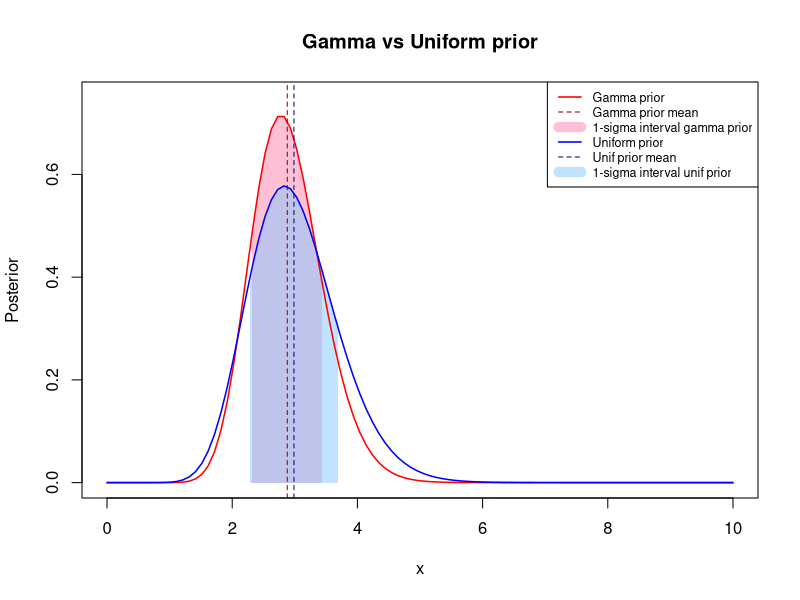
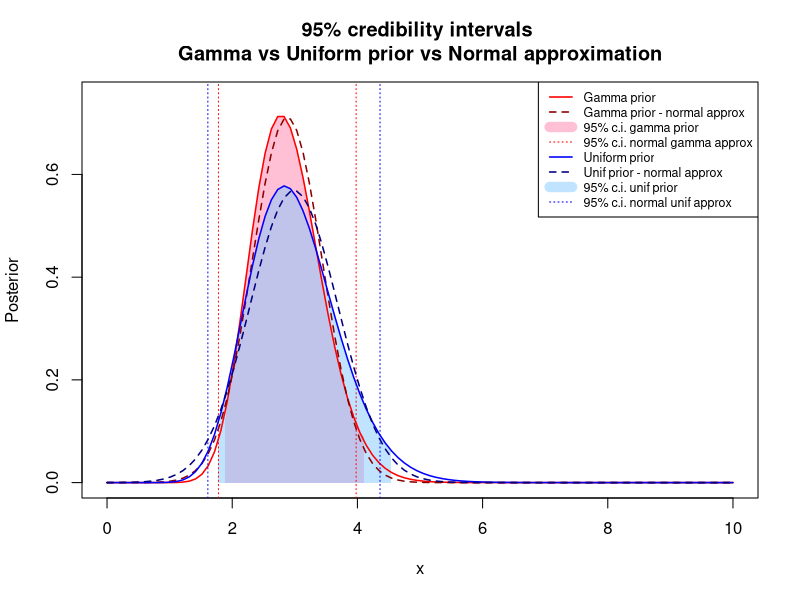
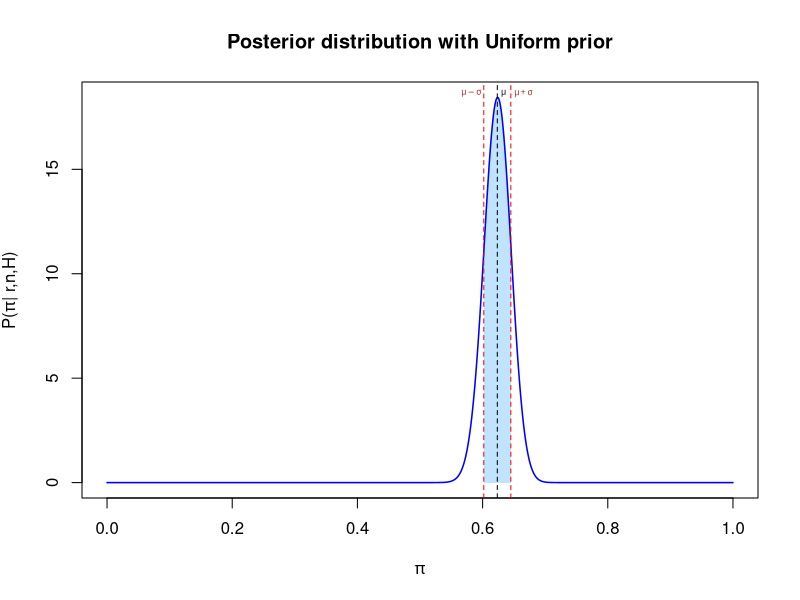
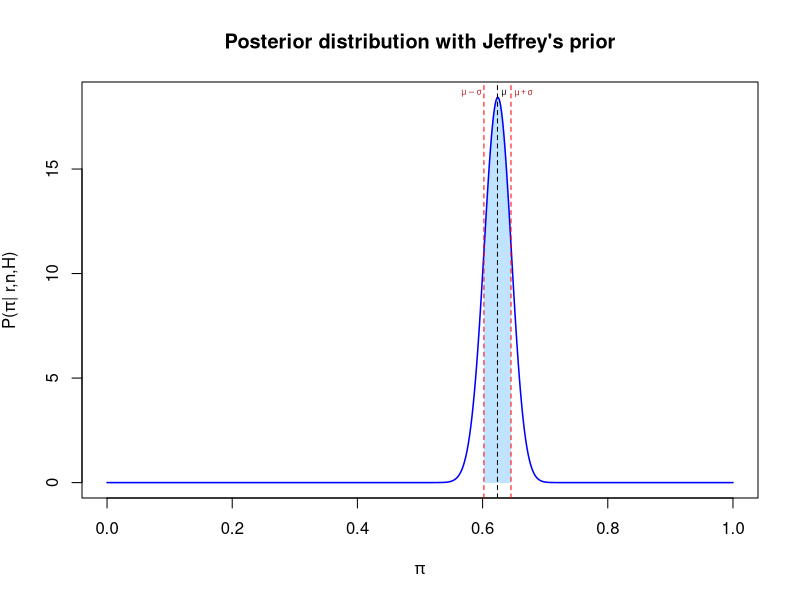
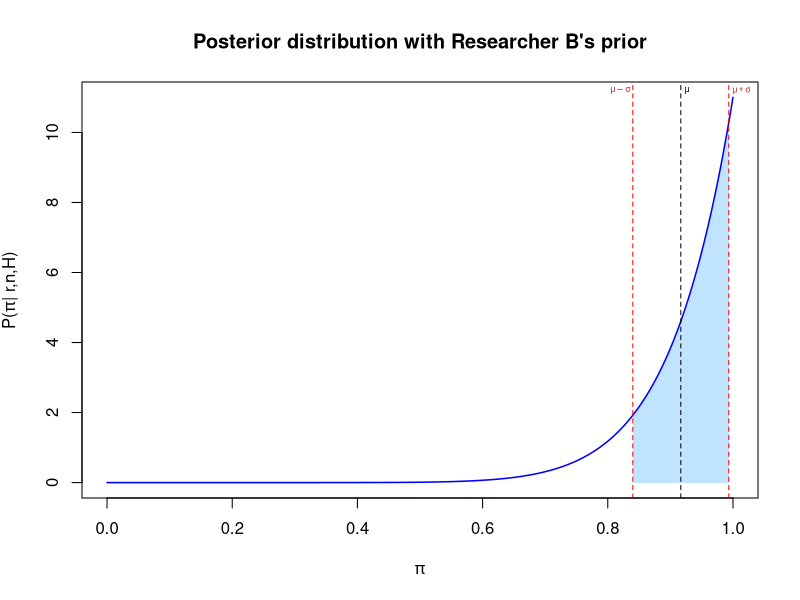
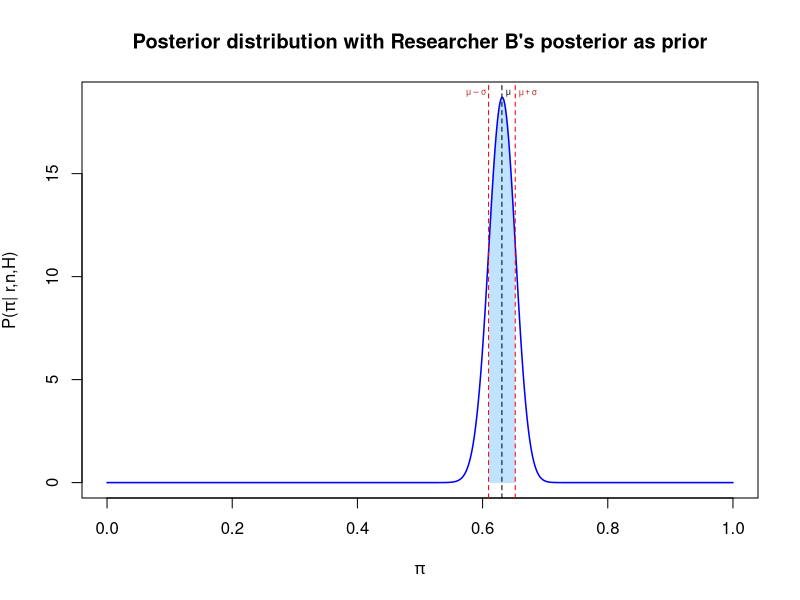
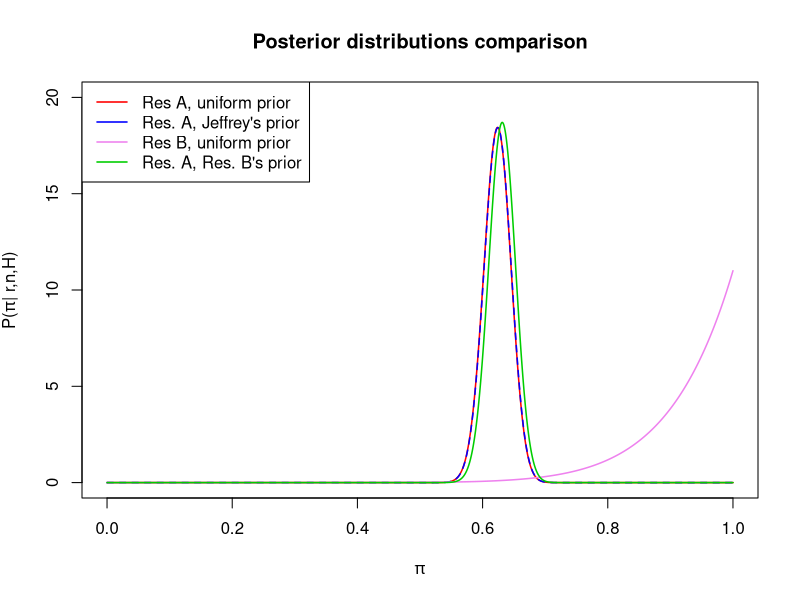
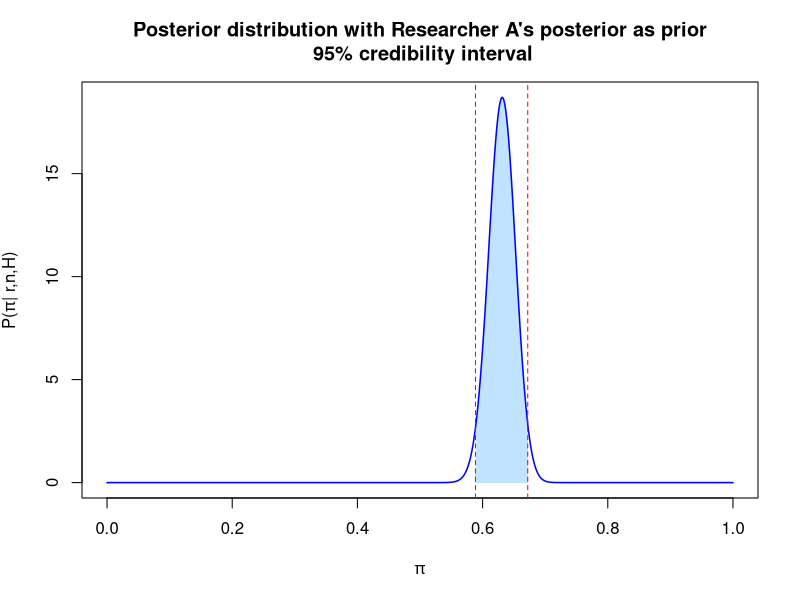

Reproduce these figures in R, in order.
## ---- chunk 1
knitr::opts_chunk$set(echo = TRUE)
## ---- chunk 2
y_i <- c(4, 1, 3, 1, 5, 3)
alpha_u <- sum(y_i) + 1
lambda_u <- length(y_i)

x <- seq(0, 10, length.out = 100)
y_u <- dgamma(x, shape = alpha_u, rate = lambda_u)
data_u <- data.frame(x = x, y = y_u)
## ---- chunk 3
# Define shape and rate parameters
shape <- alpha_u
rate <- lambda_u

# I calculate the median of the Gamma distribution with a quantile function
median_unif <- qgamma(0.5, shape = shape, rate = rate)
# and the mean and variance with a numerical simulation
set.seed(123)
samples <- rgamma(10000, shape, rate)

mean_unif <- mean(samples)
variance_unif <- var(samples)

cat("Estimated Mean:", mean_unif, "\n")
cat("Estimated Variance:", variance_unif, "\n")
cat("Estimated Median:", median_unif, "\n")

## ---- chunk 4
y_i <- c(4, 1, 3, 1, 5, 3)
mu <- 3
sigma <- 1
alpha_g <- mu^2/sigma^2 + sum(y_i)
lambda_g <- mu/sigma^2 + length(y_i)

y_g <- dgamma(x, shape = alpha_g, rate = lambda_g)
data_g <- data.frame(x = x, y = y_g)
## ---- chunk 5
# Define shape and rate parameters
shape <- alpha_g
rate <- lambda_g

# I calculate the median of the Gamma distribution with a quantile function
median_gamma <- qgamma(0.5, shape = shape, rate = rate)
# and the mean and variance with a numerical simulation
set.seed(123)
samples <- rgamma(10000, shape, rate)

mean_gamma <- mean(samples)
variance_gamma <- var(samples)

cat("Estimated Mean:", mean_gamma, "\n")
cat("Estimated Variance:", variance_gamma, "\n")
cat("Estimated Median:", median_gamma, "\n")

## ---- chunk 6
plot(data_g$x, data_g$y, type = "l", main='Gamma vs Uniform prior', ylim=c(0, 0.75), xlim=c(0, 10), lty=1, lwd=1.5, col='white', xlab='x', ylab='Posterior')

x_red_g <- data_g$x[data_g$x >= mean_gamma - sqrt(variance_gamma) & data_g$x <= mean_gamma + sqrt(variance_gamma)]
y_red_g <- data_g$y[data_g$x >= mean_gamma - sqrt(variance_gamma) & data_g$x <= mean_gamma + sqrt(variance_gamma)]
polygon(c(mean_gamma - sqrt(variance_gamma), mean_gamma - sqrt(variance_gamma), x_red_g, mean_gamma + sqrt(variance_gamma), mean_gamma + sqrt(variance_gamma)), c(0, 0.12, y_red_g, 0.09, 0), col = rgb(255/255, 130/255, 171/255, 0.5), border = NA)

x_red_u <- data_u$x[data_u$x >= mean_unif - sqrt(variance_unif) & data_u$x <= mean_unif + sqrt(variance_unif)]
y_red_u <- data_u$y[data_u$x >= mean_unif - sqrt(variance_unif) & data_u$x <= mean_unif + sqrt(variance_unif)]
polygon(c(mean_unif - sqrt(variance_unif), mean_unif - sqrt(variance_unif), x_red_u, mean_unif + sqrt(variance_unif), mean_unif + sqrt(variance_unif)), c(0, 0.38, y_red_u, 0.3, 0), col = rgb(130/255, 200/255, 255/255, 0.5), border = NA)


lines(data_g$x, data_g$y, lty=1, lwd=1.5, col='red')
abline(v=mean_gamma, col='darkred', lwd=1, lty=2)
lines(data_u$x, data_u$y, col='blue', lwd=1.5, lty=1)
abline(v=mean_unif, col='navy', lwd=1, lty=2)

leg.colors <- c('red', 'darkred', rgb(255/255, 130/255, 171/255, 0.5), 'blue', 'navy', rgb(130/255, 200/255, 255/255, 0.5))
leg.labels <- c('Gamma prior', 'Gamma prior mean', '1-sigma interval gamma prior', 'Uniform prior', 'Unif prior mean', '1-sigma interval unif prior')
leg.ltypes <- c(1, 2, 1, 1, 2, 1)
leg.lwidths <- c(1.5, 1, 10, 1.5, 1, 10)
legend("topright", legend=leg.labels, lty=leg.ltypes, col=leg.colors, lwd=leg.lwidths, cex=0.75)

## ---- chunk 7
cf <- 0.975

y_ng <- dnorm(x, mean_gamma, sqrt(variance_gamma))
data_ng <- data.frame(x = x, y = y_ng, group='normal from gamma')

y_nu <- dnorm(x, mean_unif, sqrt(variance_unif))
data_nu <- data.frame(x = x, y = y_nu, group='normal from unif')

cf_g <- qgamma(c(1-cf, cf), alpha_g, lambda_g)
cf_u <- qgamma(c(1-cf, cf), alpha_u, lambda_u)
cf_ng <- qnorm(c(1-cf, cf), mean = mean_gamma, sd = sqrt(variance_gamma))
cf_nu <- qnorm(c(1-cf, cf), mean = mean_unif, sd = sqrt(variance_unif))

cat("95% CREDIBILITY INTERVALS\n")
cat("Gamma distribution - uniform prior case: [", cf_u[1], ",", cf_u[2], "]\n")
cat("Normal distribution - uniform prior case: [", cf_nu[1], ",", cf_nu[2], "]\n")
cat("Gamma distribution - gamma prior case: [", cf_g[1], ",", cf_g[2], "]\n")
cat("Normal distribution - gamma prior case: [", cf_ng[1], ",", cf_ng[2], "]\n")


plot(data_g$x, data_g$y, type = "l", main='95% credibility intervals \nGamma vs Uniform prior vs Normal approximation', ylim=c(0, 0.75), xlim=c(0, 10), lty=1, lwd=1.5, col='white', xlab='x', ylab='Posterior')

x_red_g <- data_g$x[data_g$x >= cf_g[1] & data_g$x <= cf_g[2]]
y_red_g <- data_g$y[data_g$x >= cf_g[1] & data_g$x <= cf_g[2]]
polygon(c(cf_g[1], cf_g[1], x_red_g, cf_g[2], cf_g[2]), c(0, 0.12, y_red_g, 0.09, 0), col = rgb(255/255, 130/255, 171/255, 0.5), border = NA)

x_red_u <- data_u$x[data_u$x >= cf_u[1] & data_u$x <= cf_u[2]]
y_red_u <- data_u$y[data_u$x >= cf_u[1] & data_u$x <= cf_u[2]]
polygon(c(cf_u[1], cf_u[1], x_red_u, cf_u[2], cf_u[2]), c(0, 0.08, y_red_u, 0.06, 0), col = rgb(130/255, 200/255, 255/255, 0.5), border = NA)


lines(data_g$x, data_g$y, lty=1, lwd=1.5, col='red')
lines(data_ng$x, data_ng$y, lty=2, lwd=1.5, col='darkred')
abline(v=c(cf_ng[1], cf_ng[2]), col='red', lwd=1, lty=3)
lines(data_u$x, data_u$y, col='blue', lwd=1.5, lty=1)
lines(data_nu$x, data_nu$y, lty=2, lwd=1.5, col='navy')
abline(v=c(cf_nu[1], cf_nu[2]), col='blue', lwd=1, lty=3)

leg.colors <- c('red', 'darkred', rgb(255/255, 130/255, 171/255, 0.5), 'red', 'blue', 'navy', rgb(130/255, 200/255, 255/255, 0.5), 'blue')
leg.labels <- c('Gamma prior', 'Gamma prior - normal approx', '95% c.i. gamma prior', '95% c.i. normal gamma approx', 'Uniform prior', 'Unif prior - normal approx', '95% c.i. unif prior', '95% c.i. normal unif approx')
leg.ltypes <- c(1, 2, 1, 3, 1, 2, 1, 3)
leg.lwidths <- c(1.5, 1.5, 10, 1, 1.5, 1.5, 10, 1)
legend("topright", legend=leg.labels, lty=leg.ltypes, col=leg.colors, lwd=leg.lwidths, cex=0.75)

## ---- chunk 8
n <- 500
r <- 312
n.sample <- 2000

plot_dist <- function(dist_function) {
  
  p <- seq(0, 1, 1/n.sample)
  posterior <- lapply(p, dist_function)
  
  y_values <- sapply(posterior, function(p) p$y)
  p.mean <- posterior[[1]]$mean
  p.variance <- posterior[[1]]$var
  
  p_red <- p[p >= p.mean - sqrt(p.variance) & p <= p.mean + sqrt(p.variance)]
  y_red <- y_values[p >= p.mean - sqrt(p.variance) & p <= p.mean + sqrt(p.variance)]
  
  plot(p, p, col='white', xlim=c(0,1), ylim=c(0, max(y_values)), xlab=expression(pi), ylab=expression(paste('P(', pi, '| r,n,H)')))
  polygon(c(p.mean - sqrt(p.variance), p.mean - sqrt(p.variance), p_red, p.mean + sqrt(p.variance), p.mean + sqrt(p.variance)), c(0, 0.38, y_red, 0.3, 0), col = rgb(130/255, 200/255, 255/255, 0.5), border = NA)
  
  lines(p, y_values, lwd=1.5, col='blue')
  
  abline(v=p.mean, lty=2)
  text(x = p.mean + 0.01, y = max(y_values) + 0.2, labels = expression(mu), col = "black", cex = 0.5)
  
  abline(v=p.mean - sqrt(p.variance) , lty=2, col='red')
  abline(v=p.mean + sqrt(p.variance) , lty=2, col='red')
  text(x = p.mean - sqrt(p.variance) - 0.02, y = max(y_values) + 0.2, labels = expression(mu - sigma), col = "firebrick", cex = 0.5)
  text(x = p.mean + sqrt(p.variance) + 0.02, y = max(y_values) + 0.2, labels = expression(mu + sigma), col = "firebrick", cex = 0.5)
}

## ---- chunk 9

unif_posterior <- function(p){
  alpha <- r+1
  beta <- n-r+1
  return(list(y=dbeta(p, alpha, beta), mean=alpha/(alpha+beta), var=(alpha*beta)/((alpha+beta)^2 * (alpha+beta+1))))
}

plot_dist(unif_posterior)
title(main='Posterior distribution with Uniform prior')
## ---- chunk 10

jeffrey_posterior <- function(p){
  alpha <- r+0.5
  beta <- n-r+0.5
  return(list(y=dbeta(p, alpha, beta), mean=alpha/(alpha+beta), var=(alpha*beta)/((alpha+beta)^2 * (alpha+beta+1))))
}

plot_dist(jeffrey_posterior)
title(main="Posterior distribution with Jeffrey's prior")
## ---- chunk 11

B_posterior <- function(p){
  alpha <- 11
  beta <- 1
  return(list(y=dbeta(p, alpha, beta), mean=alpha/(alpha+beta), var=(alpha*beta)/((alpha+beta)^2 * (alpha+beta+1))))
}

plot_dist(B_posterior)
title(main="Posterior distribution with Researcher B's prior")
## ---- chunk 12

new_posterior <- function(p){
  alpha <- 323
  beta <- 189
  return(list(y=dbeta(p, alpha, beta), mean=alpha/(alpha+beta), var=(alpha*beta)/((alpha+beta)^2 * (alpha+beta+1))))
}

plot_dist(new_posterior)
title(main="Posterior distribution with Researcher B's posterior as prior")

## ---- chunk 13
p <- seq(0, 1, 1/n.sample)

plot(p, p, col='white', xlim=c(0,1), ylim=c(0, 20), xlab=expression(pi), ylab=expression(paste('P(', pi, '| r,n,H)')), main='Posterior distributions comparison')

colors <- c('red', 'blue', 'violet', 'green3')
labels <- c('Res A, uniform prior', "Res. A, Jeffrey's prior", 'Res B, uniform prior', "Res. A, Res. B's prior")
ltypes <- c(1, 2, 1, 1)
dist_functions <- list(unif_posterior, jeffrey_posterior, B_posterior, new_posterior)

for (i in 1:4){
  posterior <- lapply(p, dist_functions[[i]])
  y_values <- sapply(posterior, function(p) p$y)
  lines(p, y_values, lwd=1.5, col=colors[i], lty=ltypes[i])
}

legend('topleft', col=colors, legend=labels, lwd=1.5, lty=ltypes[i])
## ---- chunk 14

new_posterior_cred <- function(p){
  alpha <- 323
  beta <- 189
  return(dbeta(p, alpha, beta))
}

plot_cred_int <- function(dist_function) {
  
  p <- seq(0, 1, 1/n.sample)
  
  y_values <- sapply(p, dist_function)
  
  # Define the integral function from 0 to a
  integral_to_a <- function(a) {
    integrate(dist_function, lower = 0, upper = a)$value
  }
  
  # Define the function to solve the equation
  find_a <- function(target) {
    to_solve <- function(a) {
      integral_to_a(a) - target
    }
    
    # Use uniroot to find the root in a reasonable interval
    result <- uniroot(to_solve, lower = 0, upper = 1)
    return(result$root)
  }
  
  # Find a such that the integral equals 0.025
  a_value <- find_a(0.025)
  b_value <- find_a(0.975)
  
  cat("The 95% credibility interval is [", a_value, ",", b_value, "].\n")
  
  p_red <- p[p >= a_value & p <= b_value]
  y_red <- y_values[p >= a_value & p <= b_value]
  
  plot(p, p, col='white', xlim=c(0,1), ylim=c(0, max(y_values)), xlab=expression(pi), ylab=expression(paste('P(', pi, '| r,n,H)')))
  polygon(c(a_value, a_value, p_red, b_value, b_value), c(0, 0.38, y_red, 0.3, 0), col = rgb(130/255, 200/255, 255/255, 0.5), border = NA)
  
  lines(p, y_values, lwd=1.5, col='blue')
  
  abline(v=a_value, lty=2, col='red')
  abline(v=b_value, lty=2, col='red')
}

plot_cred_int(new_posterior_cred)
title(main="Posterior distribution with Researcher A's posterior as prior\n 95% credibility interval")
## ---- chunk 15
n <- 30
r <- 15
# different values for alpha and beta yield different results for the prior and posterior distributions
alpha <- 10
beta <- 10

likelihood <- function(x) {
  return(choose(n,r) * x^r * (1-x)^{n-r})
}

unif_prior <- function(x) {
  return(dbeta(x, 1, 1))
}

beta_prior <- function(x) {
  return(dbeta(x, alpha, beta))
}

unif_posterior <- function(x) {
  return(dbeta(x, 16, 16))
}

beta_posterior <- function(x) {
  return(dbeta(x, 15+alpha, 15+beta))
}

n.sample <- 2000
delta.p <- 1/n.sample

p <- seq(from=1/(2*n.sample), by=1/n.sample , length.out=n.sample)
y_likelihood <- sapply(p, likelihood)
y_unifprior <- sapply(p, unif_prior)
y_betaprior <- sapply(p, beta_prior)
y_unifpost <- sapply(p, unif_posterior)
y_betapost <- sapply(p, beta_posterior)

max_value <- max(y_likelihood, y_unifpost, y_unifprior, y_betapost, y_betaprior)

plot(p, y_likelihood , type="l", lwd=1.5, col='firebrick', xlim=c(0,1), ylim=c(0,max_value+0.5), xaxs="i", yaxs="i", xlab=expression(pi), ylab='y')
lines(p, y_unifprior , type="l", lwd=1.5, col='navy')
lines(p, y_unifpost , type="l", lwd=1.5, col='blue')
lines(p, y_betaprior , type="l", lwd=1.5, col='darkgreen')
lines(p, y_betapost , type="l", lwd=1.5, col='green')
legend("topleft", legend=c("likelihood", "uniform prior", "uniform posterior", "beta prior", "beta posterior"), col=c("firebrick", "navy", "blue", "darkgreen", "green"), lwd=1.5)

p.mean.b <- delta.p*sum(p*y_betapost)
p.mean.u <- delta.p*sum(p*y_unifpost)
abline(v=p.mean.b, col='green',lty=2)
abline(v=p.mean.u, col='blue',lty=2)
text(x = p.mean.b + 0.07, y = max(y_betapost) + 0.2, labels = paste('beta posterior\n mean:', round(p.mean.b, 3)), col = "darkgreen", cex = 0.5)
text(x = p.mean.u - 0.07, y = max(y_unifpost) + 0.2, labels = paste('uniform posterior\n mean:', round(p.mean.u, 3)), col = "navy", cex = 0.5)

## ---- chunk 16
unif_integral_to_a <- function(a) {
  integrate(unif_posterior, lower = 0, upper = a)$value
}

beta_integral_to_a <- function(a) {
  integrate(beta_posterior, lower = 0, upper = a)$value
}


unif_find_a <- function(target) {
  to_solve <- function(a) {
    unif_integral_to_a(a) - target
  }
  result <- uniroot(to_solve, lower = 0, upper = 1)
  return(result$root)
}

beta_find_a <- function(target) {
  to_solve <- function(a) {
    beta_integral_to_a(a) - target
  }
  result <- uniroot(to_solve, lower = 0, upper = 1)
  return(result$root)
}

a_unif <- unif_find_a(0.025)
b_unif <- unif_find_a(0.975)
a_beta <- beta_find_a(0.025)
b_beta <- beta_find_a(0.975)

n.sample <- 2000
delta.p <- 1/n.sample

p <- seq(from=1/(2*n.sample), by=1/n.sample , length.out=n.sample)
y_unifpost <- sapply(p, unif_posterior)
y_betapost <- sapply(p, beta_posterior)

plot(p, y_unifpost , type="l", lwd=1.5, col='purple3', xlim=c(0,1), ylim=c(0,max(c(y_unifpost, y_betapost))+0.5), xaxs="i", yaxs="i", xlab=expression(pi), ylab=expression(paste('P(', pi, '| r,n,H)')))
lines(p, y_betapost , type="l", lwd=1.5, col='green3')

x_red_b <- p[p >= a_beta & p <= b_beta]
y_red_b <- y_betapost[p >= a_beta & p <= b_beta]
polygon(c(a_beta, a_beta, x_red_b, b_beta, b_beta), c(0, 0.12, y_red_b, 0.09, 0), col = rgb(0/255, 255/255, 0/255, 0.5), border = NA)

x_red_u <- p[p >= a_unif & p <= b_unif]
y_red_u <- y_unifpost[p >= a_unif & p <= b_unif]
polygon(c(a_unif, a_unif, x_red_u, b_unif, b_unif), c(0, 0.12, y_red_u, 0.09, 0), col = rgb(100/255, 50/255, 200/255, 0.5), border = NA)

legend("topright",
       legend=c("uniform prior", paste("95% c.i. [", signif(a_unif, 4), ",", signif(b_unif,4), "]"), "beta prior",  paste("95% c.i. [", signif(a_beta, 4), ",", signif(b_beta,4), "]")),
       col=c("purple3", rgb(100/255, 50/255, 200/255, 0.5), "green3", rgb(0/255, 255/255, 0/255, 0.5)),
       lwd=c(1.5, 10, 1.5, 10), cex=0.8
       )
title(main="95% credibility intervals of posterior distributions")

## ---- chunk 17

tosses <- c('T', 'T', 'T', 'T', 'T', 'H', 'T', 'T', 'H', 'H', 'T', 'T', 'H', 'H', 'H', 'T', 'H', 'T', 'H', 'T', 'H', 'H', 'T', 'H', 'T', 'H', 'T', 'H', 'H', 'H')
binary_tosses <- ifelse(tosses == 'T', 1, 0)

n_seq <- c(1:length(tosses))
r_seq <- cumsum(binary_tosses)

n.sample <- 2000
delta.p <- 1/n.sample
p <- seq(from=1/(2*n.sample), by=1/n.sample , length.out=n.sample)

mean_values_unif <- numeric(length(tosses))
ci_upper_unif <- numeric(length(tosses))
ci_lower_unif <- numeric(length(tosses))

mean_values_beta <- numeric(length(tosses))
ci_upper_beta <- numeric(length(tosses))
ci_lower_beta <- numeric(length(tosses))

for (n in n_seq) {
  r <- r_seq[n]
  
  unif_posterior <- function(p) {
    return(dbeta(p, r+1, n-r+1))
  }
  
  beta_posterior <- function(p) {
    return(dbeta(p, r+alpha, n-r+beta))
  }
  
  unif_integral_to_a <- function(a) {
    integrate(unif_posterior, lower = 0, upper = a)$value
  }
  
  beta_integral_to_a <- function(a) {
    integrate(beta_posterior, lower = 0, upper = a)$value
  }
  
  
  unif_find_a <- function(target) {
    to_solve <- function(a) {
      unif_integral_to_a(a) - target
    }
    result <- uniroot(to_solve, lower = 0, upper = 1)
    return(result$root)
  }
  
  beta_find_a <- function(target) {
    to_solve <- function(a) {
      beta_integral_to_a(a) - target
    }
    result <- uniroot(to_solve, lower = 0, upper = 1)
    return(result$root)
  }
  
  ci_lower_unif[n] <- unif_find_a(0.025)
  ci_upper_unif[n] <- unif_find_a(0.975)
  ci_lower_beta[n] <- beta_find_a(0.025)
  ci_upper_beta[n] <- beta_find_a(0.975)
  
  mean_values_beta[n] <- (r+1)/(n+2)
  mean_values_unif[n] <- (r+alpha)/(n+alpha+beta)
}

## ---- chunk 18
par(mfrow=c(1, 2))

plot(n_seq, mean_values_unif, type='l', col='purple3', lwd=1.5, ylim=c(0,1), lty=1, xlab='Number of tosses', ylab='Probability of Tails', main='Uniform prior')
polygon(c(n_seq, rev(n_seq)), c(ci_upper_unif, rev(ci_lower_unif)), col=rgb(100/255, 50/255, 200/255, 0.5), border=FALSE)
abline(h=p.mean.u, col='navy', lty=2, lwd=1.5)
legend('bottomright', legend=c('Mean value', '95% c.i.', 'Whole-dataset mean'), col=c('purple3', rgb(100/255, 50/255, 200/255, 0.5), 'navy'), lwd=c(1.5, 10, 1.5), cex=0.7, lty=c(1,1,2))


plot(n_seq, mean_values_beta, type='l', col='green4', lwd=1.5, ylim=c(0,1), lty=1, xlab='Number of tosses', ylab='Probability of Tails', main='Beta prior')
polygon(c(n_seq, rev(n_seq)), c(ci_upper_beta, rev(ci_lower_beta)), col=rgb(0/255, 255/255, 0/255, 0.5), border=FALSE)
abline(h=p.mean.b, col='darkgreen', lty=2, lwd=1.5)
legend('bottomright', legend=c('Mean value', '95% c.i.', 'Whole-dataset mean'), col=c('green4', rgb(0/255, 255/255, 0/255, 0.5), 'darkgreen'), lwd=c(1.5, 10, 1.5), cex=0.7, lty=c(1,1,2))

## ---- chunk 19
plot_ex4 <- function(xjs, alpha, beta){
  y <- list()
  means <- numeric(length(xjs))
  cis <- list()
  cf <- 0.68
  p_reds <- list()
  y_reds <- list()
  n <- sum(xjs)
    
  for (i in 1:length(xjs)){
    y[[i]] <- dbeta(p, xjs[i]+alpha, n-xjs[i]+beta)
    means[i] <- (xjs[i]+alpha)/(n+alpha+beta)
    cis[[i]] <- qbeta(c((1-cf)/2, cf + (1-cf)/2), xjs[i]+alpha, n-xjs[i]+beta)
    p_reds[[i]] <- p[p>=cis[[i]][1] & p<=cis[[i]][2]]
    y_reds[[i]] <- y[[i]][p>=cis[[i]][1] & p<=cis[[i]][2]]
  }
  
  max_value <- max(y[[2]])+0.5
  
  colors <- c(rgb(255/255, 130/255, 171/255, 0.5), 'red3', 'darkred', rgb(130/255, 200/255, 255/255, 0.5), 'blue', 'navy', rgb(100/255, 50/255, 200/255, 0.5), 'purple', 'purple4', rgb(0/255, 255/255, 0/255, 0.5), 'green3', 'darkgreen')
    
  labels <- c(paste("party A 68% c.i. [", 100*signif(cis[[1]][1], 3), ',', 100*signif(cis[[1]][2], 3), ']'),
              "party A posterior", paste("party A mean", 100*signif(means[1], 3)),
              paste("party B 68% c.i. [", 100*signif(cis[[2]][1], 3), ',', 100*signif(cis[[2]][2], 3), ']'),
              "party B posterior", paste("party B mean", 100*signif(means[2], 3)),
              paste("party C 68% c.i. [", 100*signif(cis[[3]][1], 3), ',', 100*signif(cis[[3]][2], 3), ']'),
              "party C posterior", paste("party C mean", 100*signif(means[3], 3)),
              paste("party D 68% c.i. [", 100*signif(cis[[4]][1], 3), ',', 100*signif(cis[[4]][2], 3), ']'),
              "party D posterior", paste("party D mean", 100*signif(means[4], 3)))
  lwds <- c(rep(c(10, 1.5, 1.5), 4))
  ltys <- c(rep(c(1, 1, 2), 4))
  
  plot(p, p, type="l", lwd=1.5, col='white', xlim=c(0,100), ylim=c(0,max_value), xaxs="i", yaxs="i", xlab='Expected percentage of votes', ylab=expression(paste('Posterior pdf')))
  
  for (i in 1:length(xjs)){
    polygon(100*c(cis[[i]][1], p_reds[[i]], cis[[i]][2]), c(0, y_reds[[i]], 0), col=colors[1+(length(xjs)-1)*(i-1)], border=FALSE)
    lines(100*p, y[[i]] , type="l", lwd=1.5, col=colors[2+(length(xjs)-1)*(i-1)], lty=1)
    abline(v=100*means[i], lty=2, col=colors[3+(length(xjs)-1)*(i-1)], lwd=1.5)
  }
  
  legend("topright", legend=labels, col=colors, lwd=lwds, lty=ltys, cex=0.8)
  return(list(y, means, cis))
}
## ---- chunk 20
xjs <- c(57, 31, 45, 67)

alpha <- 1
beta <- 1

n.sample <- 2000
delta.p <- 1/n.sample

p <- seq(from=1/(2*n.sample), by=1/n.sample , length.out=n.sample)

unif_data <- plot_ex4(xjs, alpha, beta)
title(main='Posterior pdfs for the election results, uniform prior')
## ---- chunk 21
xjs_prev <- c(32, 14, 26, 28)

custom_data <- plot_ex4(xjs + xjs_prev, alpha, beta)
title(main='Posterior pdfs for the election results, custom prior')

## ---- chunk 22
n_unif <- ceiling(max(unif_data[[2]]*(1-unif_data[[2]])/(0.03^2)))
n_cust <- ceiling(max(custom_data[[2]]*(1-custom_data[[2]])/(0.03^2)))

print(paste('The necessary sample size to obtain a margin of error less or equal than ±3% for each party is', n_unif, 'with the uniform prior and', n_cust, 'with the custom beta prior.'))

